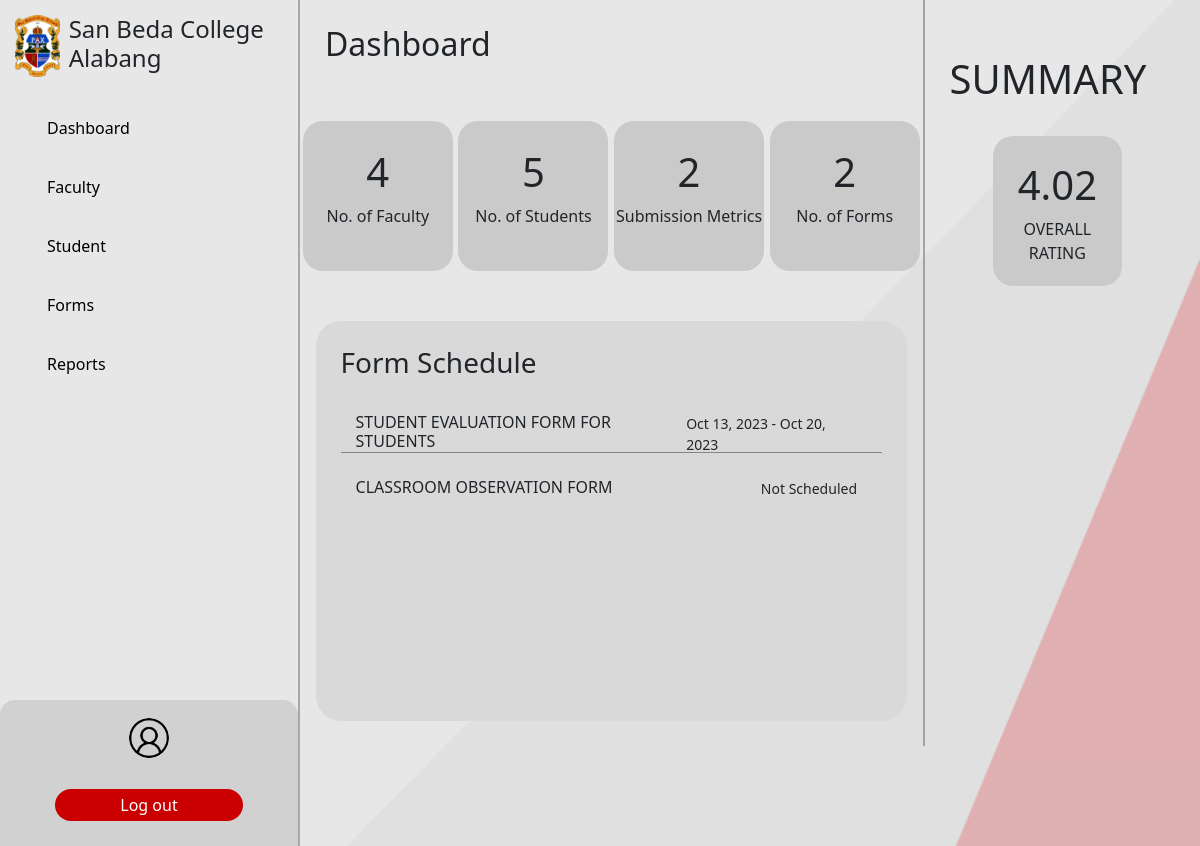
Page /superadmin/index.php?page=dashboard on the committed database.
### tables this page shows
CREATE TABLE `form` (
  `form_id` int(11) NOT NULL,
  `form_name` varchar(50) NOT NULL,
  `form_description` varchar(150) NOT NULL,
  `form_type` int(11) DEFAULT NULL,
  `start_date` date DEFAULT NULL,
  `end_date` date DEFAULT NULL,
  `is_open` tinyint(1) NOT NULL
);

### shared/shared-functions.php (called while the page is built, shortened)
    <?php
function studentData(){
    $conn = connection();
    $sql = "SELECT s.user_id, s.student_id, s.year_level, s.course, s.section, u.firstname, u.lastname
    FROM
    student s
    LEFT JOIN
    users u on u.user_id = s.user_id";
    $result = $conn->query($sql);
    return $result;
}
function facultyData(){
    $conn = connection();
    $sql = "SELECT f.faculty_id, f.user_id, f.employment_status, u.email, u.firstname, u.lastname,
    f.department
    FROM
    faculty f
    LEFT JOIN
    users u on u.user_id = f.user_id";
    $result = $conn->query($sql);
    return $result;
}
function formSchedules(){
    $conn = connection();
    $sql = "SELECT `form_name`, `start_date`, `end_date` FROM form";
    $result = $conn->query($sql);
    return $result;
}
function submissionMetric(){
    $conn = connection();
    $sql = "SELECT COUNT(*) as count FROM `evaluation`";
    $result = $conn->query($sql);
    $row = $result->fetch_assoc();
    return $row['count'];
}
function formCount(){
    $conn = connection();
    $sql = "SELECT COUNT(*) as count FROM `form`";
    $result = $conn->query($sql);
    $row = $result->fetch_assoc();
    return $row['count'];
}
function getScaleOverall() {
    $conn = connection();
    $sql = "SELECT * FROM `form_response` WHERE `response_type` = 'scale'";
    $result = $conn->query($sql);
    $totalScore = 0;
    $totalResponses = 0;
    while($row = $result->fetch_assoc()) {
        $scaleResponses = json_decode($row['response_value'], true)['value'];
        foreach($scaleResponses as $scaleResponse) {
            foreach($scaleResponse as $key => $value){
                $totalScore += $value;
                $totalResponses++;
            }
        }
    }
    if($totalResponses != 0){
        $averageScore = $totalScore / $totalResponses;
    }else{
        $averageScore = 0;
    }
    $averageScore = round($averageScore, 2);
    return $averageScore;
}
?>

### superadmin/superadmin-dashboard.php (the view)
<?php
$facultyCount = facultyData();
$studentCount = studentData();
$submissions = submissionMetric();
$formCount = formCount();
$facultyCount = $facultyCount->num_rows;
$studentCount = $studentCount->num_rows;
?>
<main class="d-flex w-100">
    <section class="page-container">
        <header class="page-title d-flex justify-content-start">
            <h2>Dashboard</h2>
        </header>
        <section class="flex-between flex-wrap">
            <div class="score-card">
                <h1><?= $facultyCount?></h1>
                <p>No. of Faculty</p>
            </div>
            <div class="score-card">
                <h1><?= $studentCount?></h1>
                <p>No. of Students</p>
            </div>
            <div class="score-card">
                <h1><?= $submissions?></h1>
                <p>Submission Metrics</p>
            </div>
            <div class="score-card">
                <h1><?= $formCount?></h1>
                <p>No. of Forms</p>
            </div>
            <div class="form-schedule-card">
                <h3>Form Schedule</h3>
                <?php
                $formschedules = formSchedules();
                while($row = $formschedules->fetch_assoc()){
                    if($row['start_date'] === null || $row['end_date'] === null){
                        $date = "Not Scheduled";
                    }else{
                        $start_date = date_create($row['start_date']);
                        $end_date = date_create($row['end_date']);
                        $date = $start_date->format('M d, Y') .' - ' . $end_date->format('M d, Y');
                    }
                ?>
                <div class="form-schedule-row flex-row-between">
                    <h6><?= $row['form_name']; ?></h6>
                    <small><?= $date; ?></small>
                </div>
                <?php
                }
                ?>
            </div>
        </section>
    </section>
    <summary class="summary-container d-flex flex-column">
        <h1>SUMMARY</h1>
        <div class="summary-score">
            <h1><?= $score = getScaleOverall(); ?></h1>
            <p>OVERALL RATING</p>
        </div>
    </summary>
</main>

### shared/css/components.css (style rules this page uses)
:root { --red: #BC2605; --gray: #CACACA; --button-red: #CA0000; --text-gray: #797979; }
body { width: 100%; height: 100vh; background: url('../../assets/images/background.png'); background-repeat: no-repeat; background-attachment: fixed; background-size: cover; }
main { overflow: hidden; padding-bottom: 100px; }
.flex-between { display: flex !important; justify-content: space-between !important; align-items: center !important; }
.flex-row-between { display: flex; flex-direction: row; justify-content: space-between; align-content:center; }
.page-container { width: 70%; overflow: auto; }
.summary-container { width: 30%; padding: 55px 25px; border-left: 2px solid #858585ad; margin-right: 10px; }
.page-title { padding: 25px; }
.page-title > h2 { margin-right: 15px; }
.score-card { display: flex; justify-content: center; text-align: center; flex-direction: column; align-items: center; border-radius: 20px; width: 20%; min-width: 150px; height: 150px; margin: 25px auto; background-color: #cacaca; }
.summary-score { width: 60%; height: 150px; max-height: 200px; background-color: #cacaca; margin: 25px auto; border-radius: 20px; padding: 25px; text-align: center; }
.form-schedule-card { width: 95%; height: fit-content; min-height: 400px; max-height: 500px; background-color: #D9D9D9; border-radius: 25px; margin: 25px auto; display: flex; flex-direction: column; justify-content: start; padding: 25px; }
.form-schedule-row { width: 100%; height: 40px; margin-top: 25px; border-bottom: 1px solid #858585; padding: 0 25px 0 15px; }
.form-schedule-row:last-child { border-bottom: none; }

### superadmin/index.php (style rules this page uses)
body::before { content: ''; position: absolute; top: 0; left: 0; width: 100%; height: 100%; background-color: rgba(223, 222, 222, 0.73); z-index: -1; }

### rows in the picture
form: form_name "STUDENT EVALUATION FORM FOR STUDENTS", date "Oct 13, 2023 - Oct 20, 2023"
form: form_name "CLASSROOM OBSERVATION FORM", start_date "Not Scheduled"

### other values in the picture
$facultyCount "4"
$studentCount "5"
$submissions "2"
$formCount "2"
$score = getScaleOverall() "4.02"
